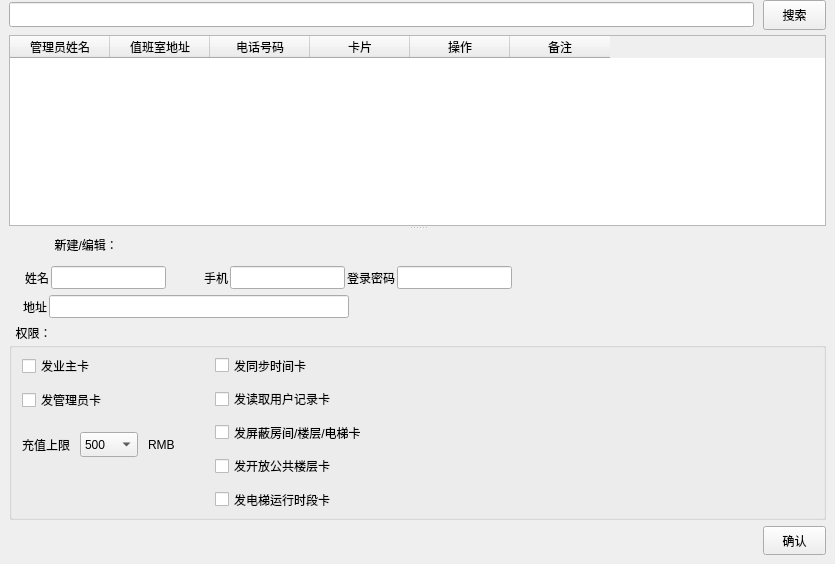
     <widget class="QWidget" name="page_admin">
      <layout class="QVBoxLayout" name="verticalLayout_12">
       <property name="spacing">
        <number>5</number>
       </property>
       <property name="leftMargin">
        <number>9</number>
       </property>
       <property name="topMargin">
        <number>0</number>
       </property>
       <property name="rightMargin">
        <number>9</number>
       </property>
       <property name="bottomMargin">
        <number>9</number>
       </property>
       <item>
        <layout class="QHBoxLayout" name="horizontalLayout_11">
         <property name="spacing">
          <number>9</number>
         </property>
         <item>
          <widget class="QLineEdit" name="line_admin_search">
           <property name="minimumSize">
            <size>
             <width>0</width>
             <height>25</height>
            </size>
           </property>
           <property name="maximumSize">
            <size>
             <width>16777215</width>
             <height>25</height>
            </size>
           </property>
          </widget>
         </item>
         <item>
          <widget class="QPushButton" name="btn_admin_search">
           <property name="minimumSize">
            <size>
             <width>63</width>
             <height>30</height>
            </size>
           </property>
           <property name="maximumSize">
            <size>
             <width>63</width>
             <height>30</height>
            </size>
           </property>
           <property name="text">
            <string>搜索</string>
           </property>
           <property name="checkable">
            <bool>false</bool>
           </property>
           <property name="checked">
            <bool>false</bool>
           </property>
          </widget>
         </item>
        </layout>
       </item>
       <item>
        <widget class="QSplitter" name="splitter_2">
         <property name="orientation">
          <enum>Qt::Vertical</enum>
         </property>
         <widget class="QTableWidget" name="table_admin">
          <attribute name="verticalHeaderVisible">
           <bool>false</bool>
          </attribute>
          <column>
           <property name="text">
            <string>管理员姓名</string>
           </property>
          </column>
          <column>
           <property name="text">
            <string>值班室地址</string>
           </property>
          </column>
          <column>
           <property name="text">
            <string>电话号码</string>
           </property>
          </column>
          <column>
           <property name="text">
            <string>卡片</string>
           </property>
          </column>
          <column>
           <property name="text">
            <string>操作</string>
           </property>
          </column>
          <column>
           <property name="text">
            <string>备注</string>
           </property>
          </column>
         </widget>
         <widget class="QWidget" name="widget_2" native="true">
          <property name="minimumSize">
           <size>
            <width>0</width>
            <height>300</height>
           </size>
          </property>
          <layout class="QVBoxLayout" name="verticalLayout_10">
           <item>
            <layout class="QHBoxLayout" name="horizontalLayout_15">
             <item>
              <spacer name="horizontalSpacer_25">
               <property name="orientation">
                <enum>Qt::Horizontal</enum>
               </property>
               <property name="sizeType">
                <enum>QSizePolicy::Fixed</enum>
               </property>
               <property name="sizeHint" stdset="0">
                <size>
                 <width>18</width>
                 <height>20</height>
                </size>
               </property>
              </spacer>
             </item>
             <item>
              <widget class="QLabel" name="label_tip_2">
               <property name="minimumSize">
                <size>
                 <width>112</width>
                 <height>30</height>
                </size>
               </property>
               <property name="maximumSize">
                <size>
                 <width>112</width>
                 <height>30</height>
                </size>
               </property>
               <property name="text">
                <string>  新建/编辑：</string>
               </property>
               <property name="alignment">
                <set>Qt::AlignCenter</set>
               </property>
              </widget>
             </item>
             <item>
              <spacer name="horizontalSpacer_10">
               <property name="orientation">
                <enum>Qt::Horizontal</enum>
               </property>
               <property name="sizeHint" stdset="0">
                <size>
                 <width>40</width>
                 <height>20</height>
                </size>
               </property>
              </spacer>
             </item>
            </layout>
           </item>
           <item>
            <layout class="QHBoxLayout" name="horizontalLayout_12">
             <property name="spacing">
              <number>2</number>
             </property>
             <item>
              <widget class="QLabel" name="label_admin_name">
               <property name="minimumSize">
                <size>
                 <width>40</width>
                 <height>0</height>
                </size>
               </property>
               <property name="maximumSize">
                <size>
                 <width>40</width>
                 <height>16777215</height>
                </size>
               </property>
               <property name="text">
                <string>姓名</string>
               </property>
               <property name="alignment">
                <set>Qt::AlignRight|Qt::AlignTrailing|Qt::AlignVCenter</set>
               </property>
              </widget>
             </item>
             <item>
              <widget class="QLineEdit" name="line_admin_name">
               <property name="sizePolicy">
                <sizepolicy hsizetype="Fixed" vsizetype="Fixed">
                 <horstretch>0</horstretch>
                 <verstretch>0</verstretch>
                </sizepolicy>
               </property>
               <property name="minimumSize">
                <size>
                 <width>115</width>
                 <height>23</height>
                </size>
               </property>
               <property name="maximumSize">
                <size>
                 <width>115</width>
                 <height>23</height>
                </size>
               </property>
              </widget>
             </item>
             <item>
              <widget class="QLabel" name="label_admin_phone">
               <property name="minimumSize">
                <size>
                 <width>60</width>
                 <height>0</height>
                </size>
               </property>
               <property name="maximumSize">
                <size>
                 <width>30</width>
                 <height>16777215</height>
                </size>
               </property>
               <property name="text">
                <string>手机</string>
               </property>
               <property name="alignment">
                <set>Qt::AlignRight|Qt::AlignTrailing|Qt::AlignVCenter</set>
               </property>
              </widget>
             </item>
             <item>
              <widget class="QLineEdit" name="line_admin_phone">
               <property name="sizePolicy">
                <sizepolicy hsizetype="Fixed" vsizetype="Fixed">
                 <horstretch>0</horstretch>
                 <verstretch>0</verstretch>
                </sizepolicy>
               </property>
               <property name="minimumSize">
                <size>
                 <width>115</width>
                 <height>23</height>
                </size>
               </property>
               <property name="maximumSize">
                <size>
                 <width>115</width>
                 <height>23</height>
                </size>
               </property>
               <property name="text">
                <string/>
               </property>
              </widget>
             </item>
             <item>
              <widget class="QLabel" name="label_41">
               <property name="text">
                <string>登录密码</string>
               </property>
              </widget>
             </item>
             <item>
              <widget class="QLineEdit" name="line_admin_password">
               <property name="sizePolicy">
                <sizepolicy hsizetype="Fixed" vsizetype="Fixed">
                 <horstretch>0</horstretch>
                 <verstretch>0</verstretch>
                </sizepolicy>
               </property>
               <property name="minimumSize">
                <size>
                 <width>115</width>
                 <height>23</height>
                </size>
               </property>
               <property name="maximumSize">
                <size>
                 <width>115</width>
                 <height>23</height>
                </size>
               </property>
               <property name="cursor">
                <cursorShape>IBeamCursor</cursorShape>
               </property>
               <property name="text">
                <string/>
               </property>
               <property name="echoMode">
                <enum>QLineEdit::Password</enum>
               </property>
              </widget>
             </item>
             <item>
              <spacer name="horizontalSpacer_15">
               <property name="orientation">
                <enum>Qt::Horizontal</enum>
               </property>
               <property name="sizeHint" stdset="0">
                <size>
                 <width>40</width>
                 <height>20</height>
                </size>
               </property>
              </spacer>
             </item>
            </layout>
           </item>
           <item>
            <layout class="QHBoxLayout" name="horizontalLayout_14">
             <property name="spacing">
              <number>2</number>
             </property>
             <item>
              <widget class="QLabel" name="label_7">
               <property name="minimumSize">
                <size>
                 <width>38</width>
                 <height>0</height>
                </size>
               </property>
               <property name="maximumSize">
                <size>
                 <width>38</width>
                 <height>16777215</height>
                </size>
               </property>
               <property name="text">
                <string>地址</string>
               </property>
               <property name="alignment">
                <set>Qt::AlignRight|Qt::AlignTrailing|Qt::AlignVCenter</set>
               </property>
              </widget>
             </item>
             <item>
              <widget class="QLineEdit" name="line_admin_address">
               <property name="sizePolicy">
                <sizepolicy hsizetype="Fixed" vsizetype="Fixed">
                 <horstretch>0</horstretch>
                 <verstretch>0</verstretch>
                </sizepolicy>
               </property>
               <property name="minimumSize">
                <size>
                 <width>300</width>
                 <height>23</height>
                </size>
               </property>
               <property name="maximumSize">
                <size>
                 <width>300</width>
                 <height>23</height>
                </size>
               </property>
              </widget>
             </item>
             <item>
              <spacer name="horizontalSpacer_9">
               <property name="orientation">
                <enum>Qt::Horizontal</enum>
               </property>
               <property name="sizeHint" stdset="0">
                <size>
                 <width>40</width>
                 <height>20</height>
                </size>
               </property>
              </spacer>
             </item>
            </layout>
           </item>
           <item>
            <layout class="QHBoxLayout" name="horizontalLayout_22">
             <item>
              <layout class="QVBoxLayout" name="verticalLayout_14">
               <property name="spacing">
                <number>0</number>
               </property>
               <item>
                <layout class="QVBoxLayout" name="verticalLayout_7">
                 <property name="spacing">
                  <number>0</number>
                 </property>
                 <item>
                  <widget class="QLabel" name="label_manager_permission">
                   <property name="maximumSize">
                    <size>
                     <width>16777215</width>
                     <height>20</height>
                    </size>
                   </property>
                   <property name="text">
                    <string>  权限：</string>
                   </property>
                  </widget>
                 </item>
                 <item>
                  <widget class="QGroupBox" name="groupBox_5">
                   <property name="minimumSize">
                    <size>
                     <width>500</width>
                     <height>100</height>
                    </size>
                   </property>
                   <property name="title">
                    <string/>
                   </property>
                   <layout class="QHBoxLayout" name="horizontalLayout_19">
                    <property name="spacing">
                     <number>0</number>
                    </property>
                    <property name="leftMargin">
                     <number>0</number>
                    </property>
                    <property name="topMargin">
                     <number>0</number>
                    </property>
                    <property name="rightMargin">
                     <number>0</number>
                    </property>
                    <property name="bottomMargin">
                     <number>0</number>
                    </property>
                    <item>
                     <layout class="QVBoxLayout" name="verticalLayout_9">
                      <property name="spacing">
                       <number>10</number>
                      </property>
                      <property name="leftMargin">
                       <number>10</number>
                      </property>
                      <property name="topMargin">
                       <number>6</number>
                      </property>
                      <item>
                       <widget class="QCheckBox" name="checkBox_adminPower_makeownercard">
                        <property name="minimumSize">
                         <size>
                          <width>100</width>
                          <height>20</height>
                         </size>
                        </property>
                        <property name="text">
                         <string>发业主卡</string>
                        </property>
                       </widget>
                      </item>
                      <item>
                       <widget class="QCheckBox" name="checkBox_adminPower_makeadmincard">
                        <property name="minimumSize">
                         <size>
                          <width>100</width>
                          <height>20</height>
                         </size>
                        </property>
                        <property name="text">
                         <string>发管理员卡</string>
                        </property>
                       </widget>
                      </item>
                      <item>
                       <spacer name="verticalSpacer_17">
                        <property name="orientation">
                         <enum>Qt::Vertical</enum>
                        </property>
                        <property name="sizeType">
                         <enum>QSizePolicy::Fixed</enum>
                        </property>
                        <property name="sizeHint" stdset="0">
                         <size>
                          <width>20</width>
                          <height>8</height>
                         </size>
                        </property>
                       </spacer>
                      </item>
                      <item>
                       <layout class="QHBoxLayout" name="horizontalLayout_18">
                        <item>
                         <widget class="QLabel" name="label_8">
                          <property name="minimumSize">
                           <size>
                            <width>0</width>
                            <height>30</height>
                           </size>
                          </property>
                          <property name="text">
                           <string>充值上限</string>
                          </property>
                          <property name="alignment">
                           <set>Qt::AlignLeading|Qt::AlignLeft|Qt::AlignVCenter</set>
                          </property>
                         </widget>
                        </item>
                        <item>
                         <widget class="QComboBox" name="comboBox_topup">
                          <property name="sizePolicy">
                           <sizepolicy hsizetype="Expanding" vsizetype="Fixed">
                            <horstretch>0</horstretch>
                            <verstretch>0</verstretch>
                           </sizepolicy>
                          </property>
                          <property name="minimumSize">
                           <size>
                            <width>0</width>
                            <height>25</height>
                           </size>
                          </property>
                          <property name="maximumSize">
                           <size>
                            <width>150</width>
                            <height>25</height>
                           </size>
                          </property>
                          <item>
                           <property name="text">
                            <string>500</string>
                           </property>
                          </item>
                          <item>
                           <property name="text">
                            <string>1000</string>
                           </property>
                          </item>
                         </widget>
                        </item>
                        <item>
                         <widget class="QLabel" name="label_18">
                          <property name="minimumSize">
                           <size>
                            <width>0</width>
                            <height>30</height>
                           </size>
                          </property>
                          <property name="text">
                           <string>RMB</string>
                          </property>
                          <property name="alignment">
                           <set>Qt::AlignLeading|Qt::AlignLeft|Qt::AlignVCenter</set>
                          </property>
                         </widget>
                        </item>
                        <item>
                         <spacer name="horizontalSpacer_11">
                          <property name="orientation">
                           <enum>Qt::Horizontal</enum>
                          </property>
                          <property name="sizeHint" stdset="0">
                           <size>
                            <width>40</width>
                            <height>20</height>
                           </size>
                          </property>
                         </spacer>
                        </item>
                       </layout>
                      </item>
                      <item>
                       <spacer name="verticalSpacer_6">
                        <property name="orientation">
                         <enum>Qt::Vertical</enum>
                        </property>
                        <property name="sizeHint" stdset="0">
                         <size>
                          <width>20</width>
                          <height>40</height>
                         </size>
                        </property>
                       </spacer>
                      </item>
                     </layout>
                    </item>
                    <item>
                     <layout class="QVBoxLayout" name="verticalLayout_34">
                      <property name="spacing">
                       <number>10</number>
                      </property>
                      <property name="topMargin">
                       <number>6</number>
                      </property>
                      <property name="bottomMargin">
                       <number>6</number>
                      </property>
                      <item>
                       <widget class="QCheckBox" name="checkBox_adminPower_makesyntimecard">
                        <property name="minimumSize">
                         <size>
                          <width>100</width>
                          <height>20</height>
                         </size>
                        </property>
                        <property name="text">
                         <string>发同步时间卡</string>
                        </property>
                       </widget>
                      </item>
                      <item>
                       <widget class="QCheckBox" name="checkBox_adminPower_makereadcard">
                        <property name="minimumSize">
                         <size>
                          <width>100</width>
                          <height>20</height>
                         </size>
                        </property>
                        <property name="text">
                         <string>发读取用户记录卡</string>
                        </property>
                       </widget>
                      </item>
                      <item>
                       <widget class="QCheckBox" name="checkBox_adminPower_makemaskroomcard">
                        <property name="minimumSize">
                         <size>
                          <width>100</width>
                          <height>20</height>
                         </size>
                        </property>
                        <property name="text">
                         <string>发屏蔽房间/楼层/电梯卡</string>
                        </property>
                       </widget>
                      </item>
                      <item>
                       <widget class="QCheckBox" name="checkBox_adminPower_makeopenfloorcard">
                        <property name="minimumSize">
                         <size>
                          <width>100</width>
                          <height>20</height>
                         </size>
                        </property>
                        <property name="text">
                         <string>发开放公共楼层卡</string>
                        </property>
                       </widget>
                      </item>
                      <item>
                       <widget class="QCheckBox" name="checkBox_adminPower_makelevatimeallow">
                        <property name="minimumSize">
                         <size>
                          <width>100</width>
                          <height>20</height>
                         </size>
                        </property>
                        <property name="text">
                         <string>发电梯运行时段卡</string>
                        </property>
                       </widget>
                      </item>
                     </layout>
                    </item>
                    <item>
                     <spacer name="horizontalSpacer_34">
                      <property name="orientation">
                       <enum>Qt::Horizontal</enum>
                      </property>
                      <property name="sizeHint" stdset="0">
                       <size>
                        <width>456</width>
                        <height>20</height>
                       </size>
                      </property>
                     </spacer>
                    </item>
                   </layout>
                   <zorder></zorder>
                  </widget>
                 </item>
                </layout>
               </item>
              </layout>
             </item>
            </layout>
           </item>
           <item>
            <layout class="QHBoxLayout" name="horizontalLayout_17">
             <property name="spacing">
              <number>0</number>
             </property>
             <item>
              <spacer name="horizontalSpacer_3">
               <property name="orientation">
                <enum>Qt::Horizontal</enum>
               </property>
               <property name="sizeHint" stdset="0">
                <size>
                 <width>40</width>
                 <height>20</height>
                </size>
               </property>
              </spacer>
             </item>
             <item>
              <widget class="QPushButton" name="btn_admin_ok">
               <property name="minimumSize">
                <size>
                 <width>63</width>
                 <height>29</height>
                </size>
               </property>
               <property name="maximumSize">
                <size>
                 <width>63</width>
                 <height>29</height>
                </size>
               </property>
               <property name="text">
                <string>确认</string>
               </property>
              </widget>
             </item>
            </layout>
           </item>
          </layout>
          <zorder></zorder>
         </widget>
        </widget>
       </item>
      </layout>
     </widget>
